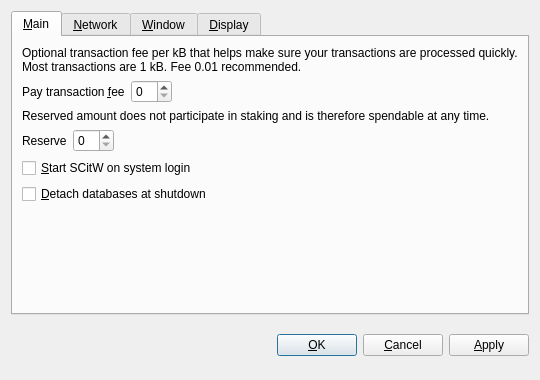
<?xml version="1.0" encoding="UTF-8"?>
<ui version="4.0">
 <class>OptionsDialog</class>
 <widget class="QDialog" name="OptionsDialog">
  <property name="geometry">
   <rect>
    <x>0</x>
    <y>0</y>
    <width>540</width>
    <height>380</height>
   </rect>
  </property>
  <property name="windowTitle">
   <string>Options</string>
  </property>
  <property name="modal">
   <bool>true</bool>
  </property>
  <layout class="QVBoxLayout" name="verticalLayout">
   <item>
    <widget class="QTabWidget" name="tabWidget">
     <property name="tabPosition">
      <enum>QTabWidget::North</enum>
     </property>
     <property name="currentIndex">
      <number>0</number>
     </property>
     <widget class="QWidget" name="tabMain">
      <attribute name="title">
       <string>&amp;Main</string>
      </attribute>
      <layout class="QVBoxLayout" name="verticalLayout_Main">
       <item>
        <widget class="QLabel" name="transactionFeeInfoLabel">
         <property name="text">
          <string>Optional transaction fee per kB that helps make sure your transactions are processed quickly. Most transactions are 1 kB. Fee 0.01 recommended.</string>
         </property>
         <property name="textFormat">
          <enum>Qt::PlainText</enum>
         </property>
         <property name="wordWrap">
          <bool>true</bool>
         </property>
        </widget>
       </item>
       <item>
        <layout class="QHBoxLayout" name="horizontalLayoutFee">
         <item>
          <widget class="QLabel" name="transactionFeeLabel">
           <property name="text">
            <string>Pay transaction &amp;fee</string>
           </property>
           <property name="textFormat">
            <enum>Qt::PlainText</enum>
           </property>
           <property name="buddy">
            <cstring>transactionFee</cstring>
           </property>
          </widget>
         </item>
         <item>
          <widget class="BitcoinAmountField" name="transactionFee"/>
         </item>
         <item>
          <spacer name="horizontalSpacerFee">
           <property name="orientation">
            <enum>Qt::Horizontal</enum>
           </property>
           <property name="sizeHint" stdset="0">
            <size>
             <width>40</width>
             <height>20</height>
            </size>
           </property>
          </spacer>
         </item>
        </layout>
       </item>
       <item>
        <widget class="QLabel" name="reserveBalanceInfoLabel">
         <property name="text">
          <string>Reserved amount does not participate in staking and is therefore spendable at any time.</string>
         </property>
         <property name="textFormat">
          <enum>Qt::PlainText</enum>
         </property>
         <property name="wordWrap">
          <bool>true</bool>
         </property>
        </widget>
       </item>
       <item>
        <layout class="QHBoxLayout" name="horizontalLayoutReserveBalance">
         <item>
          <widget class="QLabel" name="reserveBalanceLabel">
           <property name="text">
            <string>Reserve</string>
           </property>
           <property name="textFormat">
            <enum>Qt::PlainText</enum>
           </property>
           <property name="buddy">
            <cstring>reserveBalance</cstring>
           </property>
          </widget>
         </item>
         <item>
          <widget class="BitcoinAmountField" name="reserveBalance"/>
         </item>
         <item>
          <spacer name="horizontalSpacerReserveBalance">
           <property name="orientation">
            <enum>Qt::Horizontal</enum>
           </property>
           <property name="sizeHint" stdset="0">
            <size>
             <width>40</width>
             <height>20</height>
            </size>
           </property>
          </spacer>
         </item>
        </layout>
       </item>
       <item>
        <widget class="QCheckBox" name="bitcoinAtStartup">
         <property name="toolTip">
          <string>Automatically start SCitW after logging in to the system.</string>
         </property>
         <property name="text">
          <string>&amp;Start SCitW on system login</string>
         </property>
        </widget>
       </item>
       <item>
        <widget class="QCheckBox" name="detachDatabases">
         <property name="toolTip">
          <string>Detach block and address databases at shutdown. This means they can be moved to another data directory, but it slows down shutdown. The wallet is always detached.</string>
         </property>
         <property name="text">
          <string>&amp;Detach databases at shutdown</string>
         </property>
        </widget>
       </item>
       <item>
        <spacer name="verticalSpacer_Main">
         <property name="orientation">
          <enum>Qt::Vertical</enum>
         </property>
         <property name="sizeHint" stdset="0">
          <size>
           <width>20</width>
           <height>40</height>
          </size>
         </property>
        </spacer>
       </item>
      </layout>
     </widget>
     <widget class="QWidget" name="tabNetwork">
      <attribute name="title">
       <string>&amp;Network</string>
      </attribute>
      <layout class="QVBoxLayout" name="verticalLayout_Network">
       <item>
        <widget class="QCheckBox" name="mapPortUpnp">
         <property name="toolTip">
          <string>Automatically open the SCitW client port on the router. This only works when your router supports UPnP and it is enabled.</string>
         </property>
         <property name="text">
          <string>Map port using &amp;UPnP</string>
         </property>
        </widget>
       </item>
       <item>
        <widget class="QCheckBox" name="connectSocks">
         <property name="toolTip">
          <string>Connect to the SCitW network through a SOCKS proxy (e.g. when connecting through Tor).</string>
         </property>
         <property name="text">
          <string>&amp;Connect through SOCKS proxy:</string>
         </property>
        </widget>
       </item>
       <item>
        <layout class="QHBoxLayout" name="horizontalLayout_Network">
         <item>
          <widget class="QLabel" name="proxyIpLabel">
           <property name="text">
            <string>Proxy &amp;IP:</string>
           </property>
           <property name="textFormat">
            <enum>Qt::PlainText</enum>
           </property>
           <property name="buddy">
            <cstring>proxyIp</cstring>
           </property>
          </widget>
         </item>
         <item>
          <widget class="QValidatedLineEdit" name="proxyIp">
           <property name="maximumSize">
            <size>
             <width>140</width>
             <height>16777215</height>
            </size>
           </property>
           <property name="toolTip">
            <string>IP address of the proxy (e.g. 127.0.0.1)</string>
           </property>
          </widget>
         </item>
         <item>
          <widget class="QLabel" name="proxyPortLabel">
           <property name="text">
            <string>&amp;Port:</string>
           </property>
           <property name="textFormat">
            <enum>Qt::PlainText</enum>
           </property>
           <property name="buddy">
            <cstring>proxyPort</cstring>
           </property>
          </widget>
         </item>
         <item>
          <widget class="QLineEdit" name="proxyPort">
           <property name="maximumSize">
            <size>
             <width>55</width>
             <height>16777215</height>
            </size>
           </property>
           <property name="toolTip">
            <string>Port of the proxy (e.g. 9050)</string>
           </property>
          </widget>
         </item>
         <item>
          <widget class="QLabel" name="socksVersionLabel">
           <property name="text">
            <string>SOCKS &amp;Version:</string>
           </property>
           <property name="textFormat">
            <enum>Qt::PlainText</enum>
           </property>
           <property name="buddy">
            <cstring>socksVersion</cstring>
           </property>
          </widget>
         </item>
         <item>
          <widget class="QValueComboBox" name="socksVersion">
           <property name="toolTip">
            <string>SOCKS version of the proxy (e.g. 5)</string>
           </property>
          </widget>
         </item>
         <item>
          <spacer name="horizontalSpacer_Network">
           <property name="orientation">
            <enum>Qt::Horizontal</enum>
           </property>
           <property name="sizeHint" stdset="0">
            <size>
             <width>40</width>
             <height>20</height>
            </size>
           </property>
          </spacer>
         </item>
        </layout>
       </item>
       <item>
        <spacer name="verticalSpacer_Network">
         <property name="orientation">
          <enum>Qt::Vertical</enum>
         </property>
         <property name="sizeHint" stdset="0">
          <size>
           <width>20</width>
           <height>40</height>
          </size>
         </property>
        </spacer>
       </item>
      </layout>
     </widget>
     <widget class="QWidget" name="tabWindow">
      <attribute name="title">
       <string>&amp;Window</string>
      </attribute>
      <layout class="QVBoxLayout" name="verticalLayout_Window">
       <item>
        <widget class="QCheckBox" name="minimizeToTray">
         <property name="toolTip">
          <string>Show only a tray icon after minimizing the window.</string>
         </property>
         <property name="text">
          <string>&amp;Minimize to the tray instead of the taskbar</string>
         </property>
        </widget>
       </item>
       <item>
        <widget class="QCheckBox" name="minimizeOnClose">
         <property name="toolTip">
          <string>Minimize instead of exit the application when the window is closed. When this option is enabled, the application will be closed only after selecting Quit in the menu.</string>
         </property>
         <property name="text">
          <string>M&amp;inimize on close</string>
         </property>
        </widget>
       </item>
       <item>
        <spacer name="verticalSpacer_Window">
         <property name="orientation">
          <enum>Qt::Vertical</enum>
         </property>
         <property name="sizeHint" stdset="0">
          <size>
           <width>20</width>
           <height>40</height>
          </size>
         </property>
        </spacer>
       </item>
      </layout>
     </widget>
     <widget class="QWidget" name="tabDisplay">
      <attribute name="title">
       <string>&amp;Display</string>
      </attribute>
      <layout class="QVBoxLayout" name="verticalLayout_Display">
       <item>
        <layout class="QHBoxLayout" name="horizontalLayout_1_Display">
         <item>
          <widget class="QLabel" name="langLabel">
           <property name="text">
            <string>User Interface &amp;language:</string>
           </property>
           <property name="textFormat">
            <enum>Qt::PlainText</enum>
           </property>
           <property name="buddy">
            <cstring>lang</cstring>
           </property>
          </widget>
         </item>
         <item>
          <widget class="QValueComboBox" name="lang">
           <property name="toolTip">
            <string>The user interface language can be set here. This setting will take effect after restarting SCitW.</string>
           </property>
          </widget>
         </item>
        </layout>
       </item>
       <item>
        <layout class="QHBoxLayout" name="horizontalLayout_2_Display">
         <item>
          <widget class="QLabel" name="unitLabel">
           <property name="text">
            <string>&amp;Unit to show amounts in:</string>
           </property>
           <property name="textFormat">
            <enum>Qt::PlainText</enum>
           </property>
           <property name="buddy">
            <cstring>unit</cstring>
           </property>
          </widget>
         </item>
         <item>
          <widget class="QValueComboBox" name="unit">
           <property name="toolTip">
            <string>Choose the default subdivision unit to show in the interface and when sending coins.</string>
           </property>
          </widget>
         </item>
        </layout>
       </item>
       <item>
        <widget class="QCheckBox" name="displayAddresses">
         <property name="toolTip">
          <string>Whether to show SCitW addresses in the transaction list or not.</string>
         </property>
         <property name="text">
          <string>&amp;Display addresses in transaction list</string>
         </property>
        </widget>
       </item>
       <item>
        <widget class="QCheckBox" name="coinControlFeatures">
         <property name="toolTip">
          <string>Whether to show coin control features or not.</string>
         </property>
         <property name="text">
          <string>Display coin &amp;control features (experts only!)</string>
         </property>
        </widget>
       </item>
       <item>
        <spacer name="verticalSpacer_Display">
         <property name="orientation">
          <enum>Qt::Vertical</enum>
         </property>
         <property name="sizeHint" stdset="0">
          <size>
           <width>20</width>
           <height>40</height>
          </size>
         </property>
        </spacer>
       </item>
      </layout>
     </widget>
    </widget>
   </item>
   <item>
    <layout class="QHBoxLayout" name="horizontalLayout_Buttons">
     <item>
      <spacer name="horizontalSpacer_1">
       <property name="orientation">
        <enum>Qt::Horizontal</enum>
       </property>
       <property name="sizeHint" stdset="0">
        <size>
         <width>40</width>
         <height>48</height>
        </size>
       </property>
      </spacer>
     </item>
     <item>
      <widget class="QLabel" name="statusLabel">
       <property name="font">
        <font>
         <weight>75</weight>
         <bold>true</bold>
        </font>
       </property>
       <property name="text">
        <string/>
       </property>
       <property name="textFormat">
        <enum>Qt::PlainText</enum>
       </property>
       <property name="wordWrap">
        <bool>true</bool>
       </property>
      </widget>
     </item>
     <item>
      <spacer name="horizontalSpacer_2">
       <property name="orientation">
        <enum>Qt::Horizontal</enum>
       </property>
       <property name="sizeHint" stdset="0">
        <size>
         <width>40</width>
         <height>48</height>
        </size>
       </property>
      </spacer>
     </item>
     <item>
      <widget class="QPushButton" name="okButton">
       <property name="text">
        <string>&amp;OK</string>
       </property>
      </widget>
     </item>
     <item>
      <widget class="QPushButton" name="cancelButton">
       <property name="text">
        <string>&amp;Cancel</string>
       </property>
       <property name="autoDefault">
        <bool>false</bool>
       </property>
      </widget>
     </item>
     <item>
      <widget class="QPushButton" name="applyButton">
       <property name="text">
        <string>&amp;Apply</string>
       </property>
       <property name="autoDefault">
        <bool>false</bool>
       </property>
      </widget>
     </item>
    </layout>
   </item>
  </layout>
 </widget>
 <customwidgets>
  <customwidget>
   <class>BitcoinAmountField</class>
   <extends>QSpinBox</extends>
   <header>bitcoinamountfield.h</header>
  </customwidget>
  <customwidget>
   <class>QValueComboBox</class>
   <extends>QComboBox</extends>
   <header>qvaluecombobox.h</header>
  </customwidget>
  <customwidget>
   <class>QValidatedLineEdit</class>
   <extends>QLineEdit</extends>
   <header>qvalidatedlineedit.h</header>
  </customwidget>
 </customwidgets>
 <resources/>
 <connections/>
</ui>
